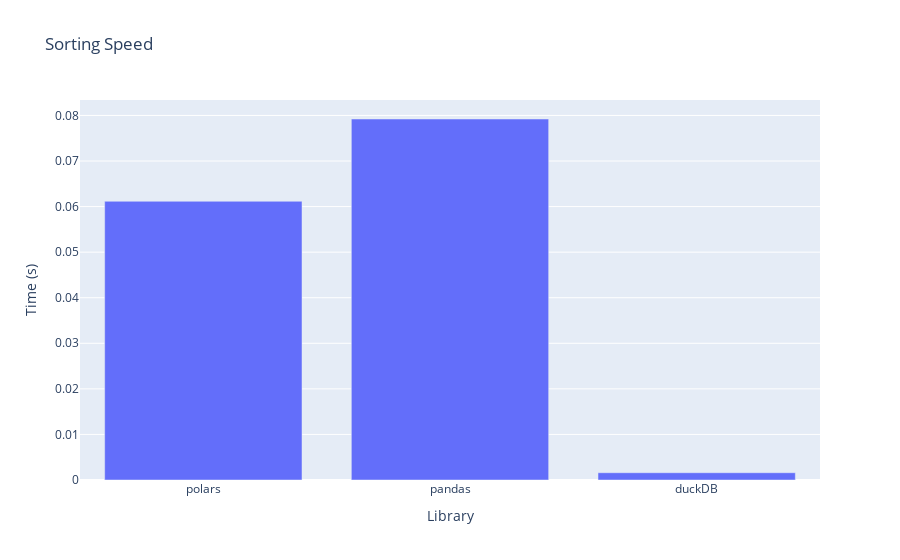

Here is the notebook cell this chart was saved with:
### Code cell
px.bar(x=list(graph_results.keys()),y=list(graph_results.values()), labels={'x':'Library', 'y':'Time (s)'}, title='Sorting Speed')

### Figure 1 — Plotly figure (JSON) as saved in the notebook; plotly's stock layout.template omitted (floating-point values rounded to 4 significant figures)
{"data": [{"hovertemplate": "Library=%{x}<br>Time (s)=%{y}<extra></extra>", "legendgroup": "", "marker": {"color": "#636efa", "pattern": {"shape": ""}}, "name": "", "orientation": "v", "showlegend": false, "textposition": "auto", "type": "bar", "x": ["polars", "pandas", "duckDB"], "xaxis": "x", "y": [0.06116, 0.07922, 0.001596], "yaxis": "y"}], "layout": {"barmode": "relative", "legend": {"tracegroupgap": 0}, "title": {"text": "Sorting Speed"}, "xaxis": {"anchor": "y", "domain": [0, 1], "title": {"text": "Library"}}, "yaxis": {"anchor": "x", "domain": [0, 1], "title": {"text": "Time (s)"}}}}
